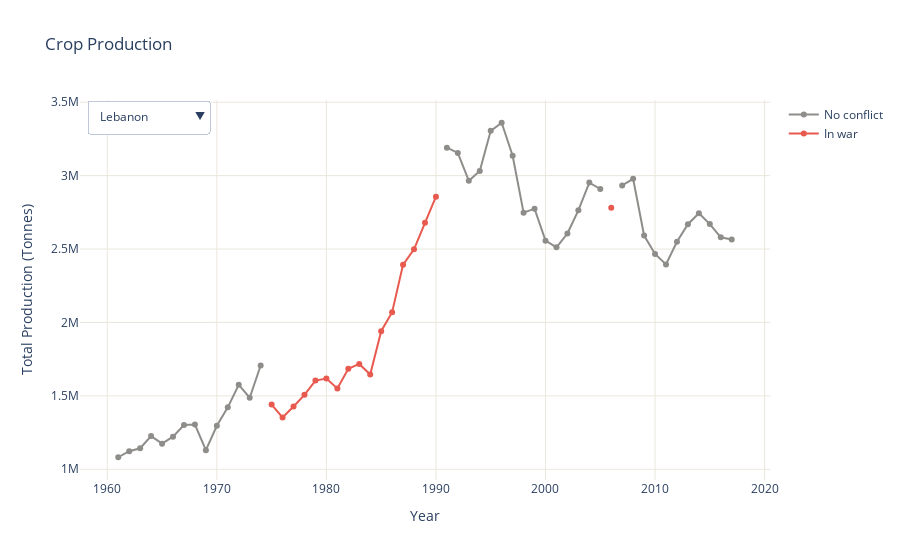

The code cell stored with this chart in its notebook:
### Code cell
fig.update_layout(updatemenus = menus)
